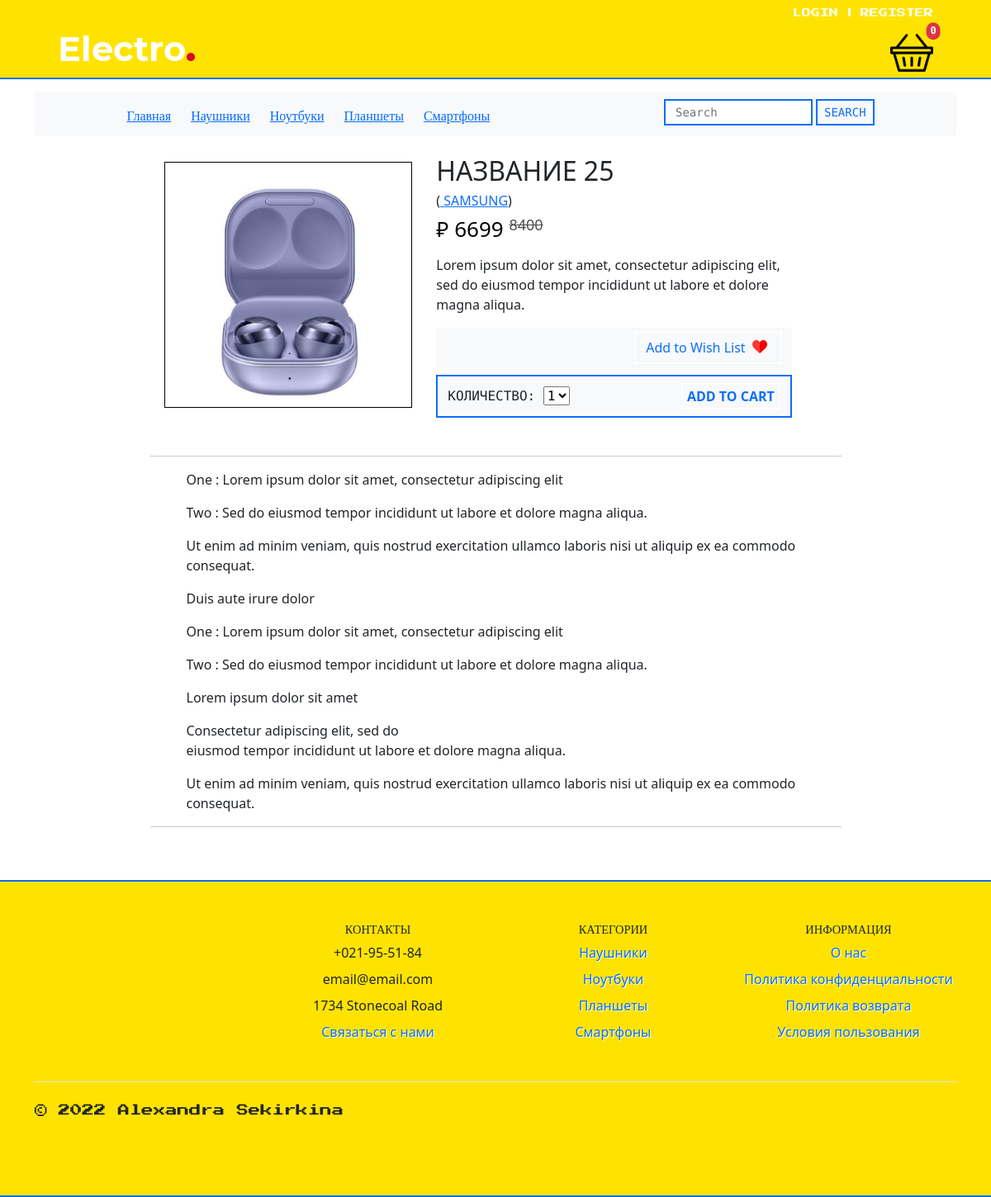
Screenshot of /store/product/25/ with the database file from the repository.
### store/models.py (models this page shows, shortened)
class Category(models.Model):
    name = models.CharField(max_length=100, db_index=True, verbose_name='Категория')
    slug = models.SlugField(db_index=True, unique=True)
    objects = models.Manager()
    class Meta:
        verbose_name = 'Категория(ю)'
        verbose_name_plural = 'Категории'
    def get_absolute_url(self):
        return reverse('store:bycategory', kwargs={'slug': self.slug})

class Product(models.Model):
    name = models.CharField(max_length=150, verbose_name='Название')
    description = models.TextField(max_length=420, blank=True)
    characteristics = models.TextField(max_length=2000, blank=True)
    photo = models.ImageField(upload_to=get_product_image_path, verbose_name='Фото')
    price = models.IntegerField(verbose_name='Цена')
    sale = models.BooleanField(default=False)
    old_price = models.IntegerField(verbose_name='Старая цена')
    is_available = models.BooleanField(default=True, verbose_name='Наличие')
    amount = models.IntegerField(verbose_name='Количество')
    category = models.ForeignKey('Category', on_delete=models.PROTECT, verbose_name='Категория')
    producer = models.ForeignKey('Producer', on_delete=models.PROTECT, verbose_name='Производитель')
    slug = models.SlugField(db_index=True, unique=True)
    users_wishlist = models.ManyToManyField(User, related_name='user_wishlist', blank=True)
    objects = models.Manager()
    products = ProductManager()
    class Meta:
        verbose_name = 'Товар'
        verbose_name_plural = 'Товары'
        default_related_name = 'products'
        ordering = ['price']

class Producer(models.Model):
    name = models.CharField(max_length=100, db_index=True, verbose_name='Производитель')
    logo = models.ImageField(upload_to=get_producer_image_path, blank=True)
    slug = models.SlugField(db_index=True, unique=True)
    objects = models.Manager()
    def __str__(self):
        return self.name
    class Meta:
        verbose_name = 'Производитель(я)'
        verbose_name_plural = 'Производители'
    def get_absolute_url(self):
        return reverse_lazy('store:prdcr', kwargs={'slug': self.slug})

class StoreInfo(models.Model):
    logo = models.ImageField(max_length=250)
    name = models.CharField(max_length=150)
    address = models.CharField(max_length=150)
    phone = models.CharField(max_length=150)
    short_description = models.CharField(max_length=250)
    email = models.EmailField(max_length=150)
    about_us = models.TextField(max_length=2500)
    privacy_policy = models.TextField(max_length=2500)
    orders_and_returns = models.TextField(max_length=2500)
    terms_and_conditions = models.TextField(max_length=2500)
    class Meta:
        verbose_name = 'Информация о магазине'
        verbose_name_plural = 'Информация о магазине'

### store/views.py (the view)
# urls.py: path('product/<int:pk>/', cache_page(30)(ProductView.as_view()), name='prod_view'),
class ProductView(DetailView):
    model = Product
    template_name = 'store/product.html'
    context_object_name = 'item'

### cart/cart.py (called while the page is built)
    def __len__(self):
        return sum(item['qty'] for item in self.basket.values())

### cart/context_processors.py (called while the page is built)
def basket(request):
    return {'basket': Basket(request)}

### store/templatetags/store_tags.py (called while the page is built)
@register.simple_tag()
def get_categories():
    return cache.get_or_set('store_categories', Category.objects.filter().annotate(cnt=Count
    ('products', filter=F('products__is_available'))).filter(cnt__gt=0))

@register.simple_tag()
def get_store_info():
    return StoreInfo.objects.get(pk=1)

### store/templates/store/product.html (shortened to what this page needs)
{% extends 'base.html' %}
{% load static %}
{% block content %}
<div class="col-md-9 mx-auto">
    <div class="row">
        <div class="col-5">
            <div class="mt-2">
                <div class="col PHOTO_DIV">
                    <img src="{{ item.photo.url }}" width="300px" alt="" class="PHOTO_BRDR">
                </div>
            </div>
        </div>
        <div class="col-6 px-0">
            <h2> {{ item.name | upper }} </h2>
            <h6> (<a href="{{ item.producer.get_absolute_url }}">
                {{ item.producer | upper }}</a>)</h6>
            <h4 class="PROD_DET_PRICE">&#8381 {{ item.price }}
                {% if item.sale %}
                <del class="PROD_DET_OLD_PRICE">{{ item.old_price }}</del>
                {% endif %}
            </h4>
            <p> {{ item.description | safe | linebreaks }} </p>
            <nav class="navbar navbar-expand-lg bg-light py-1">
                <div class="container-fluid">
                    <div class="text-end">
                        <a href="{% url 'user:add_wishlist' item.id %}"
                           class="btn btn-outline-primary WISH_LIST"> Add to Wish List
                            <img src="{% static 'img/like.png' %}" class="mb-1 mx-1" width="18px" alt="">
                        </a>
                    </div>
                </div>
            </nav>
            <nav class="navbar navbar-expand-lg bg-light ADD_TO_CART">
                <div class="container-fluid">
                    <div class="col-6 CART_QTY">
                        <label for="select">Количество: </label>
                        <select id="select">
                            <option value="1">1</option>
                        </select>
                    </div>
                    <div class="col-6 text-end">
                        <button class="btn btn-outline-primary CART_BUTTON NO_BRDR" type="submit"
                                id="add_to_cart" data-index="{{ item.id }}" value="{{ item.id }}">
                            Add to cart
                        </button>
                    </div>
                </div>
            </nav>
        </div>
    </div>
    <div class="mt-3">
        <hr>
        <div class="PRODUCT_DESCR">
            <p> {{ item.characteristics | safe | linebreaks }} </p>
        </div>
        <hr>
    </div>
</div>
{% endblock %}

### templates/inc/_navigation.html
{% load store_tags %}
<div class="container my-6 NAV">
    <nav class="navbar navbar-expand-lg navbar-light bg-light py-6">
        <div class="row mx-auto">
            {% url 'home' as Home %}
            <a class="col {% if request.path == Home %} TEXT_YEL
            {% else %} TEXT_BLU {% endif %}" href="{% url 'home' %}">Главная</a>
            {% get_categories as categories %}
            {% for cat in categories %}
                <a class="col {% if request.path == cat.get_absolute_url %} TEXT_YEL
                {% else %} TEXT_BLU {% endif %}" href="{{ cat.get_absolute_url }}">{{ cat.name }}</a>
            {% endfor %}
        </div>
        <form class="d-flex mb-1 mx-auto" action="{% url 'store:search' %}" method="get">
            <input class="form-control me-1 SEARCH" type="text" name="search" placeholder="Search">
            <input class="btn btn-outline-primary py-0 px-2
            SEARCH_BUTTON" type="submit" value="search">
        </form>
    </nav>
</div>
<br>

### templates/inc/_footer.html
{% load cache %}
{% cache 30 footer %}
{% load store_tags %}
{% get_store_info as store %}
{% get_categories as categories %}
<br>
<br>
<div class="FOOTER">
    <br>
    <div class="container">
        <footer class="py-4">
            <div class="row">
                <div class="col-6 col-md-3 mb-3">
                </div>
                <div class="col-6 col-md-3 mb-3">
                    <h5 class="FOOTER_TITLE">
                        Контакты </h5>
                    <ul class="nav flex-column text-center">
                        <li class="nav-item mb-2"> {{ store.phone }}</li>
                        <li class="nav-item mb-2"> {{ store.email }}</li>
                        <li class="nav-item mb-2"> {{ store.address }}</li>
                        <li class="nav-item mb-2 mx-auto FOOTER_LINKS">
                            <a href="{% url 'contact_form' %}" class="nav-link p-0">
                                Связаться с нами</a>
                        </li>
                    </ul>
                </div>
                <div class="col-6 col-md-3 mb-3">
                    <h5 class="FOOTER_TITLE">
                        Категории</h5>
                    <ul class="nav flex-column">
                        {% for cat in categories %}
                        <li class="nav-item mb-2 mx-auto FOOTER_LINKS">
                            <a href="{{ cat.get_absolute_url }}" class="nav-link p-0">
                                {{ cat.name }}</a></li>
                        {% endfor %}
                    </ul>
                </div>
                <div class="col-6 col-md-3 mb-3">
                    <h5 class="FOOTER_TITLE">
                        Информация</h5>
                    <ul class="nav flex-column">
                        <li class="nav-item mb-2 mx-auto FOOTER_LINKS">
                            <a href="{% url 'store:about' %}" class="nav-link p-0">
                                О нас</a>
                        </li>
                        <li class="nav-item mb-2 mx-auto FOOTER_LINKS">
                            <a href="{% url 'store:ppol' %}" class="nav-link p-0">
                                Политика конфиденциальности</a></li>
                        <li class="nav-item mb-2 mx-auto FOOTER_LINKS">
                            <a href="{% url 'store:ord_ret' %}" class="nav-link p-0">
                                Политика возврата</a>
                        </li>
                        <li class="nav-item mb-2 mx-auto FOOTER_LINKS">
                            <a href="{% url 'store:terms' %}" class="nav-link p-0">
                                Условия пользования</a>
                        </li>
                    </ul>
                </div>
            </div>
            <div class="d-flex flex-column flex-sm-row justify-content-between py-4 my-4 border-top">
                <p class="SIGNATURE">&copy; 2022 Alexandra Sekirkina</p>
                <ul class="list-unstyled d-flex">
                    <li class="ms-3"><a class="link-dark" href="#">
                        <svg class="bi" width="24" height="24">
                            <use xlink:href="#twitter"/>
                        </svg>
                    </a></li>
                    <li class="ms-3"><a class="link-dark" href="#">
                        <svg class="bi" width="24" height="24">
                            <use xlink:href="#instagram"/>
                        </svg>
                    </a></li>
                    <li class="ms-3"><a class="link-dark" href="#">
                        <svg class="bi" width="24" height="24">
                            <use xlink:href="#facebook"/>
                        </svg>
                    </a></li>
                </ul>
            </div>
        </footer>
    </div>
</div>
{% endcache %}

### electro/static/css/style.css (style rules this page uses)
.TEXT_BLU { color: #056bff !important; }
.FOOTER { border-top: 2px solid #0d6efd; border-bottom: 2px solid #0d6efd; display: block; background-color: #ffe300; }
.FOOTER_TITLE { text-align: center; text-transform: uppercase; font-family: 'Press Start 2P', cursive; font-size: .9em; }
.FOOTER_LINKS { text-shadow: 1px 1px #fff; }
.SIGNATURE { font-family: 'Press Start 2P', cursive; font-size: .9em; }
.NAV { font-family: 'Press Start 2P', cursive; font-size: 16px; }
.SEARCH { border-radius: 0px; border: 2px solid #0d6efd; width: 180px; height: 32px; font-family: 'Source Code Pro', monospace; font-size: 14px; }
.SEARCH_BUTTON { border: 2px solid; border-radius: 0.3px; font-size: 15px; text-transform: uppercase; vertical-align: bottom; height: 32px; font-family: 'Source Code Pro', monospace; font-size: 14px; text-transform: uppercase; }
.PHOTO_DIV { display: flex; justify-content: space-around; }
.PHOTO_BRDR { border: 1px solid #000; }
.PROD_DET_PRICE { font-weight: 400; font-size: 26px; color: #000; }
.PROD_DET_OLD_PRICE { font-size: 18px; color: #4e4e4e; vertical-align: top; font-weight: 400; }
.ADD_TO_CART { border: 2px solid #0d6efd; margin: 8px 0px 30px; }
.CART_QTY { font-family: 'Source Code Pro', monospace; text-transform: uppercase; font-size: 16px; }
.CART_BUTTON { border: 2px solid #0d6efd; border-radius: 0.3px; font-weight: 700; text-transform: uppercase; vertical-align: bottom; }
.NO_BRDR { border: 2px solid #fff; padding: 2px 5px; }
.WISH_LIST { border: 2px solid #fff; border-radius: 0.3px; transition: .5 linear; font-weight: 400; font-size: 16px; vertical-align: text-bottom; }
.PRODUCT_DESCR { padding-left: 44px; padding-right: 50px; }

### rows the page displays
Category: name "Наушники"
Category: name "Ноутбуки"
Category: name "Планшеты"
Category: name "Смартфоны"
Product: photo (picture), name "НАЗВАНИЕ 25", producer "SAMSUNG", price "6699", old_price "8400", description "Lorem ipsum dolor sit amet, consectetur adipiscing elit, sed do eiusmod tempor incididunt ut labore et dolore magna aliqua.", characteristics "One : Lorem ipsum dolor sit amet, consectetur adipiscing elit Two : Sed do eiusmod tempor incididunt ut labore et dolore magna aliqua. Ut enim ad minim veniam, quis nostrud exercitation ullamco laboris nisi ut aliquip ex ea commodo consequat. Duis aute irure dolor One : Lorem ipsum dolor sit amet, consectetur adipiscing elit Two : Sed do eiusmod tempor incididunt ut labore et dolore magna aliqua. Lorem ipsum dolor sit amet Consectetur adipiscing elit, sed do eiusmod tempor incididunt ut labore et dolore magna aliqua. Ut enim ad minim veniam, quis nostrud exercitation ullamco laboris nisi ut aliquip ex ea commodo consequat."
StoreInfo: phone "+021-95-51-84", email "email@email.com", address "1734 Stonecoal Road"
